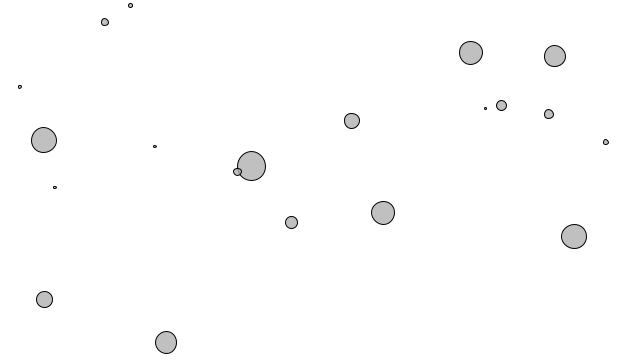
Frame 1 (no input)
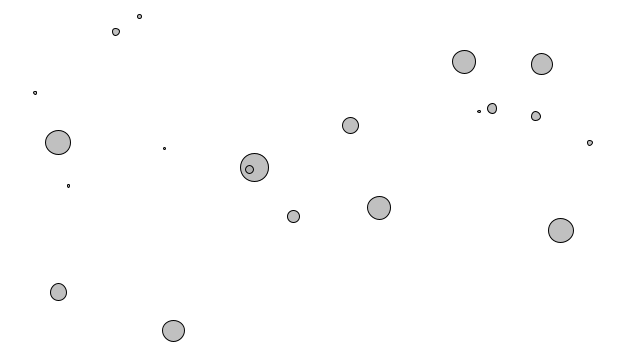
Frame 60 (the mouse pressed at the canvas centre just before this capture)
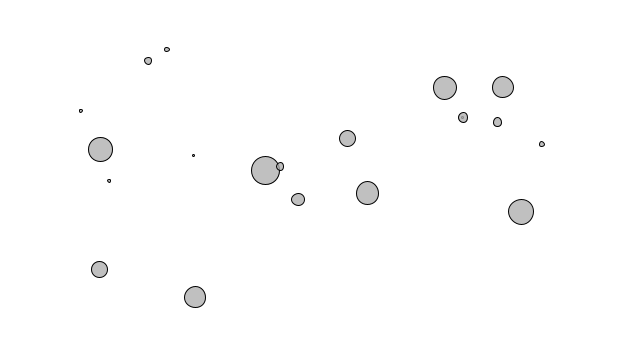
Frame 120 (the mouse held since frame 60 and released just before this capture)

The Processing sketch that drew these frames (run headless with seeded random() and noise(); from frame 60 on, the mouse is pressed at the canvas centre):

// Processing sketch: _2_8_mutual_attraction
// ── _2_8_mutual_attraction.pde
Mover[] movers = new Mover[20];

float g = 0.4;

void setup() {
  size(640,360);
  smooth();
  for (int i = 0; i < movers.length; i++) {
    movers[i] = new Mover(random(0.1,2),random(width),random(height)); 
  }
}

void draw() {
  background(255);


  for (int i = 0; i < movers.length; i++) {
    for (int j = 0; j < movers.length; j++) {
      if (i != j) {
        PVector force = movers[j].attract(movers[i]);
        movers[i].applyForce(force);
      }
    }

    movers[i].update();
    movers[i].display();
  }

}














// ── Mover.pde
class Mover {

  PVector location;
  PVector velocity;
  PVector acceleration;
  float mass;

  Mover(float m, float x, float y) {
    mass = m;
    location = new PVector(x, y);
    velocity = new PVector(0, 0);
    acceleration = new PVector(0, 0);
  }

  void applyForce(PVector force) {
    PVector f = PVector.div(force, mass);
    acceleration.add(f);
  }

  void update() {
    velocity.add(acceleration);
    location.add(velocity);
    acceleration.mult(0);
  }

  void display() {
    stroke(0);
    fill(175, 200);
    ellipse(location.x, location.y, mass*16, mass*16);
  }

  PVector attract(Mover m) {
    PVector force = PVector.sub(location, m.location);             // Calculate direction of force
    float distance = force.mag();                                 // Distance between objects
    distance = constrain(distance, 5.0, 25.0);                             // Limiting the distance to eliminate "extreme" results for very close or very far objects
    force.normalize();                                            // Normalize vector (distance doesn't matter here, we just want this vector for direction

    float strength = (g * mass * m.mass) / (distance * distance); // Calculate gravitional force magnitude
    force.mult(strength);                                         // Get force vector --> magnitude * direction
    return force;
  }


}
